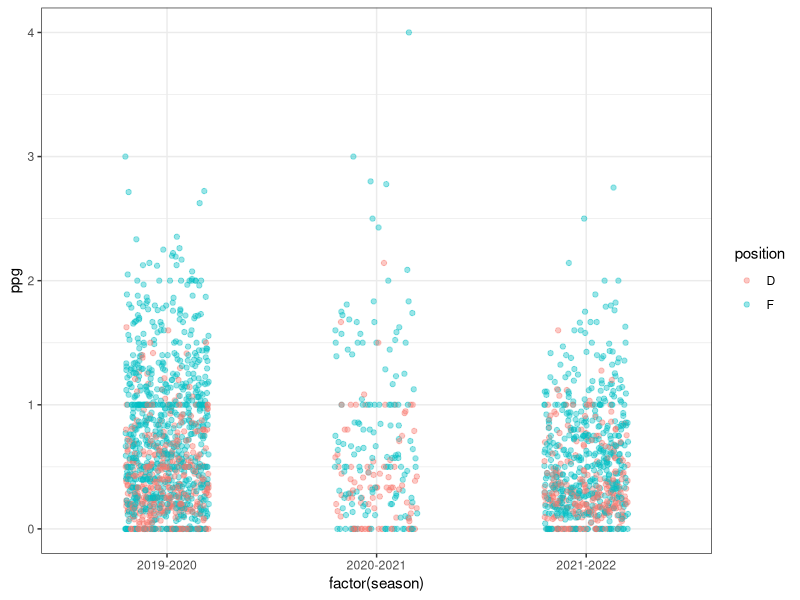
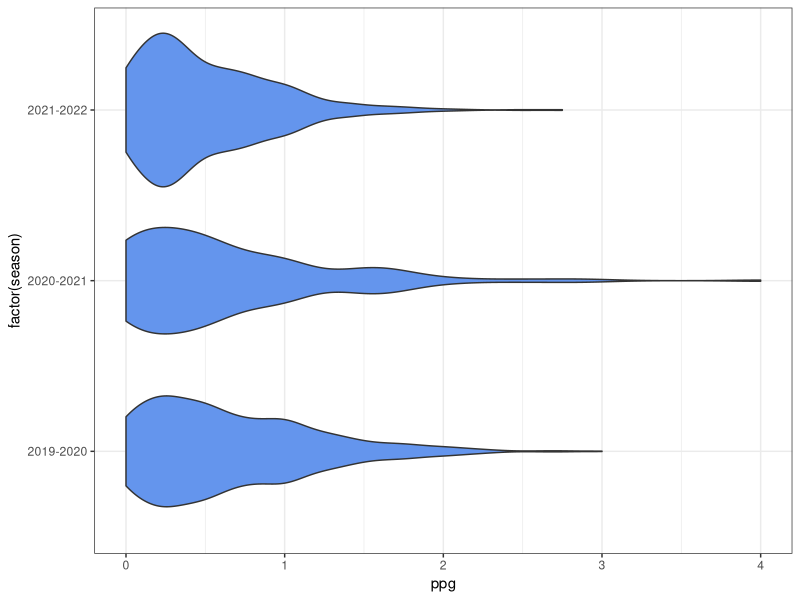
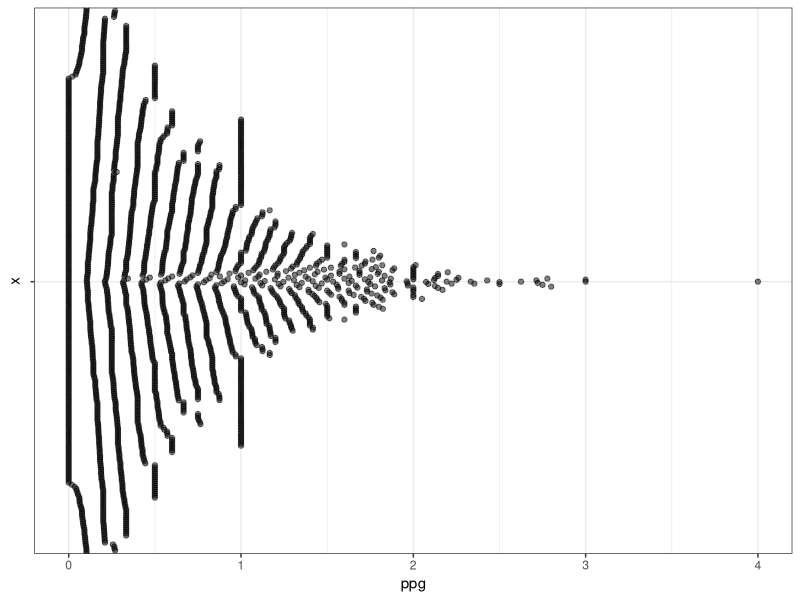
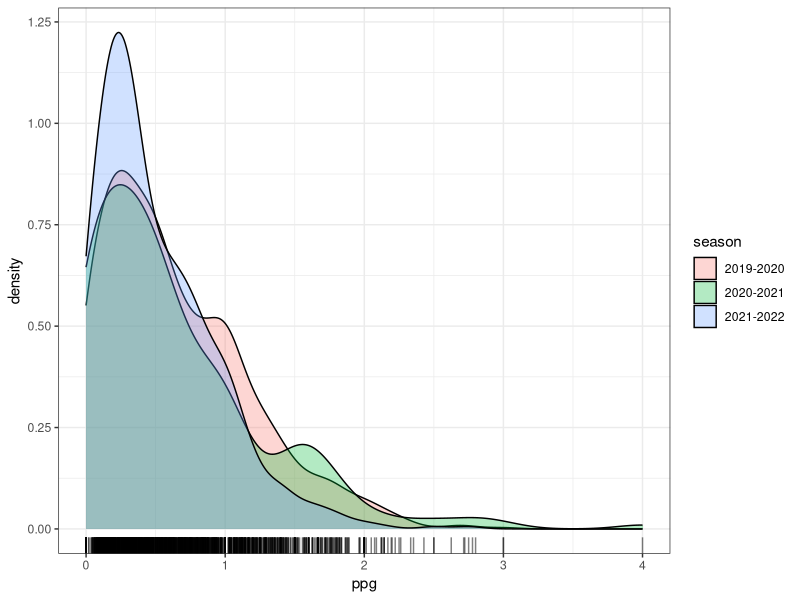
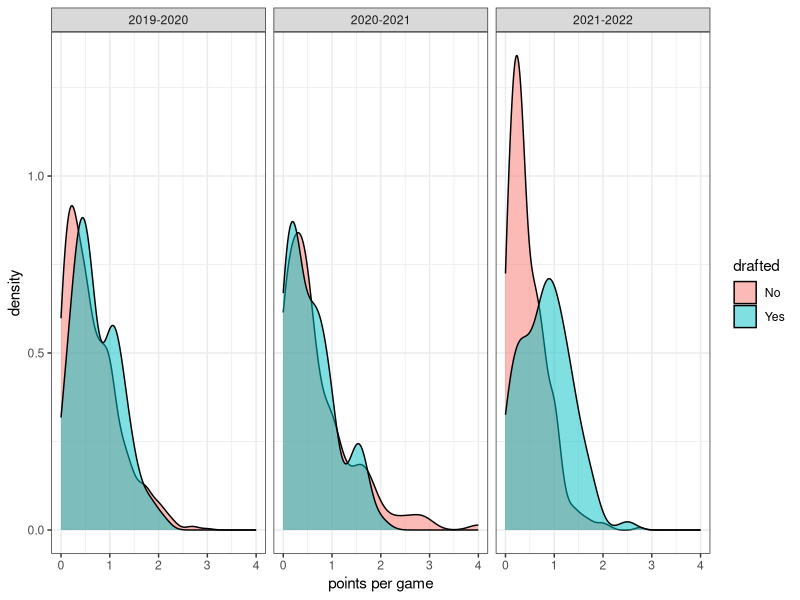
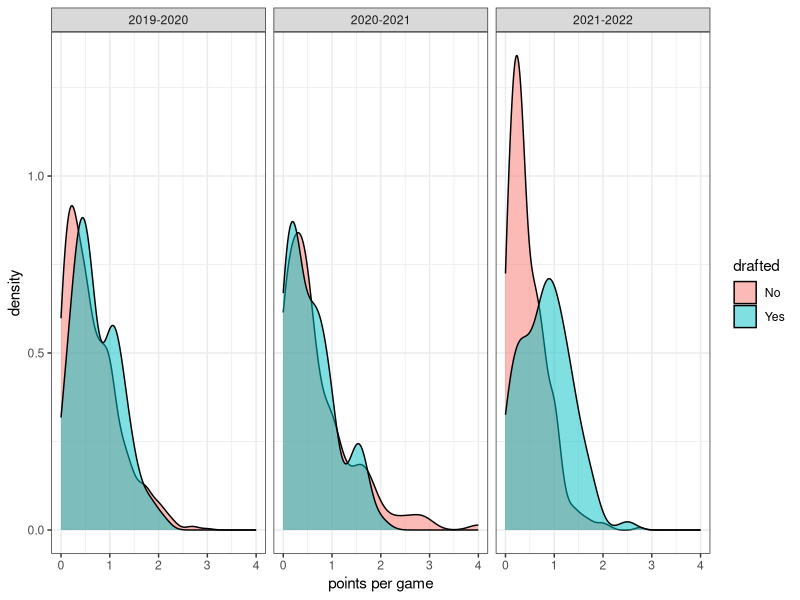
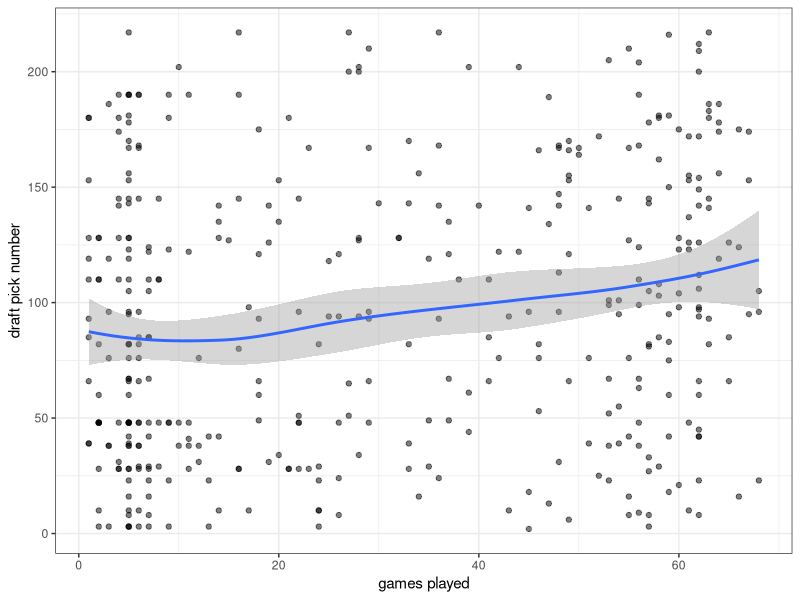
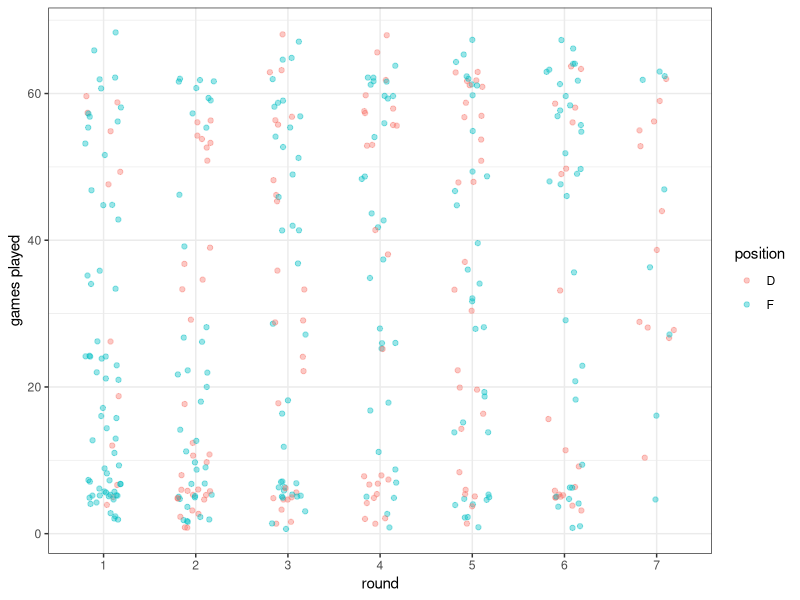

Source code (R) for these figures, in order:
## ---- chunk 1
knitr::opts_chunk$set(echo = TRUE)
## ---- chunk 2
# load packages
library(tidyverse)
library(RColorBrewer)
library(ggbeeswarm)
library(ggfortify)
# load data
library(readr)
sams_ohl_data_request <- #read_csv("C:/Users/jacki/Desktop/REU/hockey/sams_ohl_data_request.csv")
read_csv("sams_ohl_data_request.csv")
View(sams_ohl_data_request)
# filter years
recent <- sams_ohl_data_request %>% 
  filter(season %in% c("2019-2020", "2020-2021", "2021-2022"))
# add points per game columns
recent <- recent %>% 
  mutate(ppg = pts/gp)
# more data frames
all3 <- recent %>% 
  filter(season %in% c("2019-2020", "2020-2021", "2021-2022")) %>%
  group_by(league, season) %>%
  summarize(count = n()) %>%
  pivot_wider(names_from = season, values_from = count) %>%
  filter(!is.na(`2019-2020`) & !is.na(`2020-2021`) & !is.na(`2021-2022`))
all_seasons <- recent %>% 
  filter(league %in% c("Belarus Cup", "International-Jr", "MHL",
                       "NOJHL", "Slovakia U20", "Slovakia2",
                       "USHL"))
drafted <- recent %>% 
  filter(!is.na(draft_year))
recent2 <- recent %>% 
  mutate(got_drafted = case_when(!is.na(draft_year) ~ 'Yes',
                                 TRUE ~ 'No'))
## ---- chunk 3
recent %>% 
  ggplot(aes(x = factor(season), y = ppg)) +
  geom_jitter(alpha = 0.4, aes(color = position),
              position=position_jitter(0.2)) +
  theme_bw()
## ---- chunk 4
recent %>% 
  ggplot(aes(x = ppg, y = factor(season))) +
  geom_violin(fill = "cornflowerblue") +
  theme_bw()
## ---- chunk 5
recent %>% 
  ggplot(aes(y = ppg)) +
  geom_beeswarm(aes(x = ""), cex = 3, alpha = 0.5) +
  theme_bw() +
  coord_flip()
## ---- chunk 6
recent %>% 
  ggplot(aes(x = ppg)) +
  geom_density(aes(fill = season), alpha = 0.3) +
  geom_rug(alpha = 0.5) +
  theme_bw() 
## ---- chunk 7
summary(lm(ppg ~ got_drafted, data = recent2))
recent2 %>% 
  ggplot(aes(x = ppg)) +
  geom_density(aes(fill = got_drafted), alpha = 0.5) +
  theme_bw() +
  labs(x = "points per game", fill = "drafted") +
  facet_wrap(~season)
recent2 %>% 
  ggplot(aes(x = ppg)) +
  geom_density(aes(fill = got_drafted), alpha = 0.5) +
  theme_bw() +
  labs(x = "points per game", fill = "drafted") +
  facet_wrap(~season)
## ---- chunk 8
summary(lm(ppg ~ overall_pick_num, data = drafted))
drafted %>% 
  ggplot(aes(x = gp, y = overall_pick_num)) +
  geom_point(alpha = 0.5) +
  geom_smooth() +
  labs(x = "games played", y = "draft pick number") +
  theme_bw()
drafted %>% 
  ggplot(aes(x = factor(round), y = gp)) +
  geom_jitter(alpha = 0.4, aes(color = position),
              position=position_jitter(0.2)) +
  labs(x = "round", y = "games played") +
  theme_bw()
mosaicplot(table(drafted$round, drafted$season))
## ---- chunk 9
drafted %>% 
  ggplot(aes(x = factor(position), y = gp)) +
  geom_jitter(alpha = 0.4, aes(color = draft_year),
              position=position_jitter(0.2)) +
  labs(x = "position", y = "games played", color = "draft year") +
  theme_bw()
drafted %>% 
  ggplot(aes(x = factor(position), y = pts)) +
  geom_jitter(alpha = 0.4, aes(color = round),
              position=position_jitter(0.2)) +
  labs(x = "position", y = "points", color = "round") +
  theme_bw()
drafted %>% 
  ggplot(aes(x = factor(position), y = ppg)) +
  geom_jitter(alpha = 0.4, aes(color = round),
              position=position_jitter(0.2)) +
  labs(x = "position", y = "points per game", color = "round") +
  theme_bw()
## ---- chunk 10
# players with stats from both 2019-2020 and 2021-2022
summed_both <- recent %>% 
  filter(season %in% c("2019-2020", "2021-2022"))
summed_both <- summed_both %>% 
  group_by(name, season) %>% 
  summarize_at(vars(gp:pm, ppg), "sum")
summed_both <- summed_both %>% 
  group_by(name) %>% 
  mutate(count_seasons = n()) %>% 
  filter(count_seasons == 2)

# density plot
summed_both %>%
  ggplot(aes(x = ppg)) +
  geom_density(aes(fill = season), alpha = 0.3) +
  geom_rug(alpha = 0.5) +
  theme_bw()
## ---- chunk 11
drafted_lm <- lm(ppg ~ got_drafted, data = recent2)
autoplot(drafted_lm)
## ---- chunk 12
dpick_lm <- lm(ppg ~ overall_pick_num, data = drafted)
autoplot(dpick_lm)
plot(dpick_lm)
dpick_lm2 <- lm(log(ppg) ~ overall_pick_num, data = (filter(drafted, ppg != 0)))
plot(dpick_lm2)
